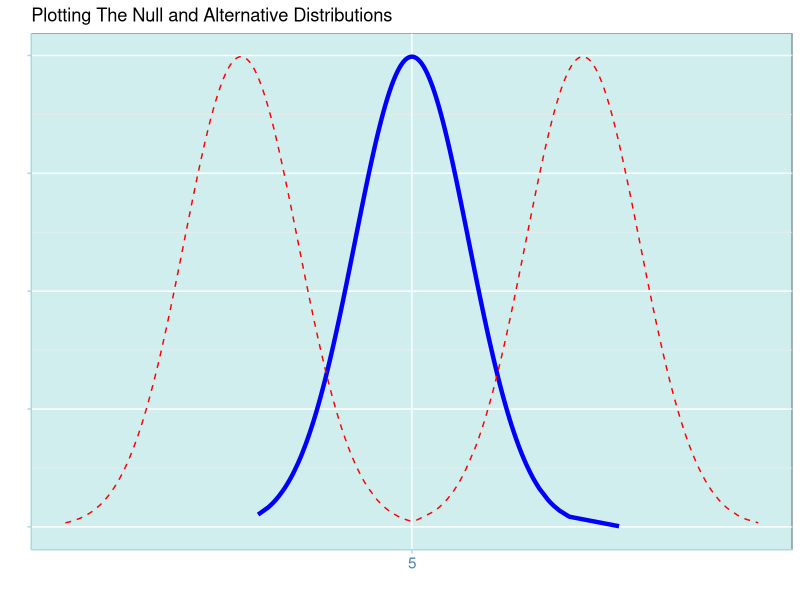

Generate this figure with R:
library(tidyverse)
library(dplyr)

nullvals <- rnorm(1000, 5, 1)
nulldens <- dnorm(nullvals, 5, 1)
nulldist <- data.frame(vals = nullvals, dens = nulldens)

altlessvals <- rnorm(1000, 2, 1)
altlessdens <- dnorm(altlessvals, 2, 1)
altlessdist <- data.frame(vals = altlessvals, dens = altlessdens)

altmorevals <- rnorm(1000, 8, 1)
altmoredens <- dnorm(altmorevals, 8, 1)
altmoredist <- data.frame(vals = altmorevals, dens = altmoredens)

plotdata <- data.frame(nullvals = nulldist$vals, nulldens = nulldist$dens, altlessvals = altlessdist$vals, altlessdens = altlessdist$dens, altmorevals = altmoredist$vals, altmoredens = altmoredist$dens)


theme_bluewhite <- function (base_size = 11, base_family = "") {
  theme_bw() %+replace% 
    theme(
      panel.grid.major  = element_line(color = "white"),
      panel.background = element_rect(fill = "lightcyan2"),
      panel.border = element_rect(color = "lightblue", fill = NA),
      axis.line = element_line(color = "lightblue"),
      axis.ticks = element_line(color = "lightblue"),
      axis.text = element_text(color = "steelblue")
    )
}

ggplot(data = plotdata, aes(x = nullvals, y = nulldens)) +
  geom_line(col = "blue", size = 1.5) +
  geom_line(data = plotdata, aes(x = altlessvals, y = altlessdens), col = "red", linetype = "dashed") +
  geom_line(data = plotdata, aes(x = altmorevals, y = altmoredens), col = "red", linetype ="dashed") +
  labs(title = "Plotting The Null and Alternative Distributions", x = "", y = "") +
  scale_x_discrete(limits = c(5)) +
  theme_bluewhite() +
  theme(axis.text.y = element_blank())
